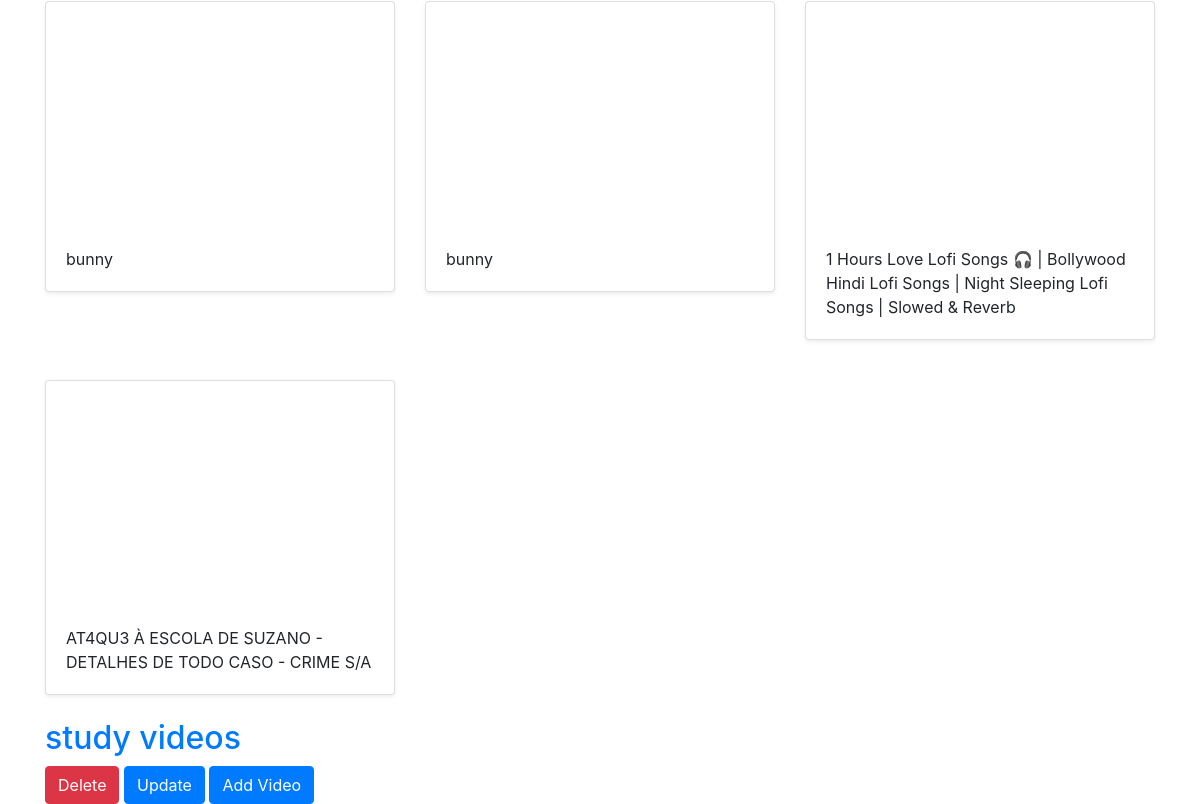
/dashboard (signed in, lower part), run on an earlier commit of the app's database.
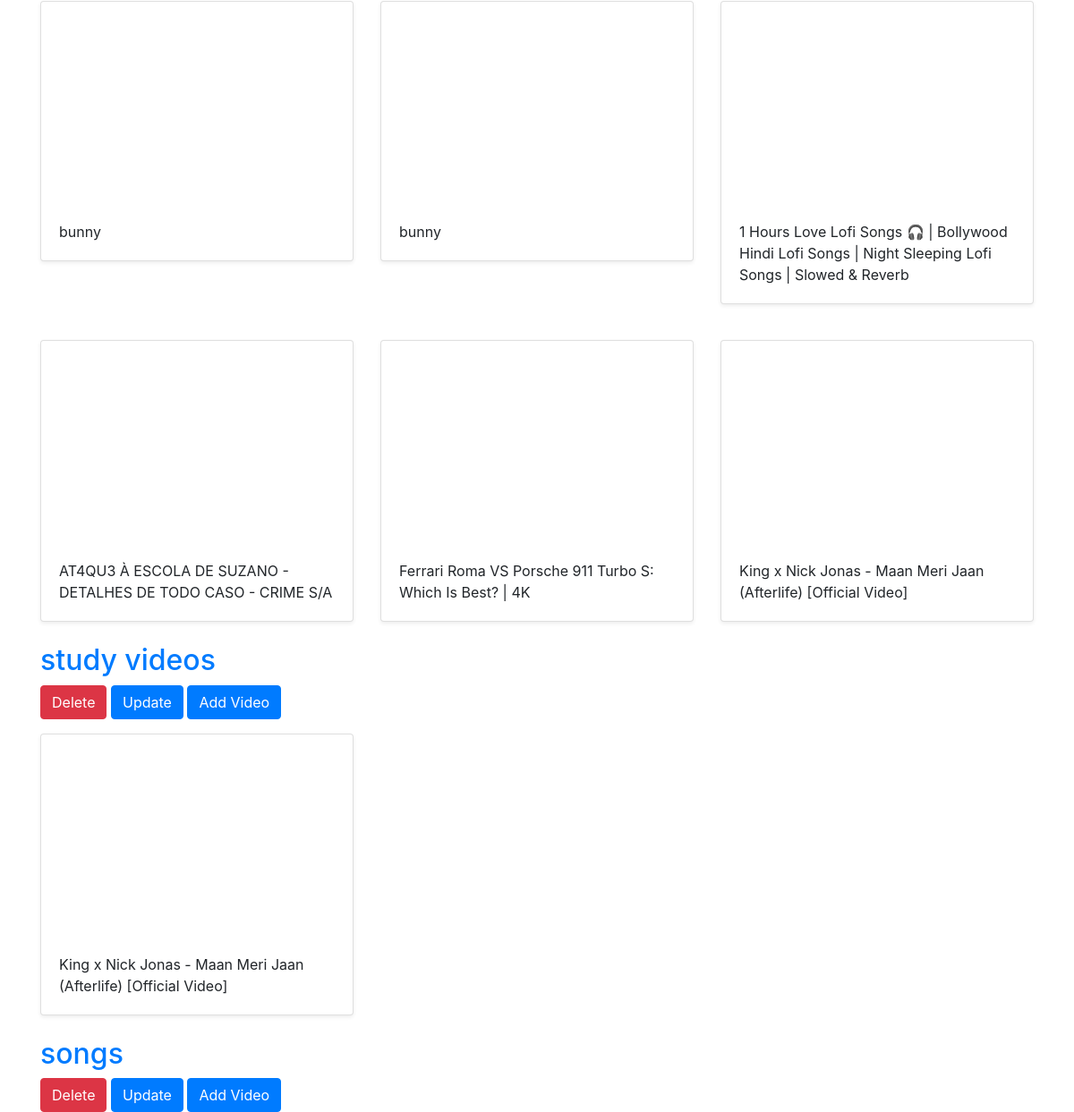
And on a later commit of the database.
### halls/models.py (models this page shows)
class Video(models.Model):
    title = models.CharField(max_length=255)
    url = models.URLField()
    youtube_id = models.CharField(max_length=255)
    hall = models.ForeignKey(Hall, on_delete=models.CASCADE)

class Hall(models.Model):
    title = models.CharField(max_length=255)
    user = models.ForeignKey(User,on_delete=models.CASCADE)

### halls/views.py (the view)
# urls.py: path('dashboard',views.dashboard, name='dashboard'),
def dashboard(request):
    halls = Hall.objects.filter(user=request.user)
    return render(request, 'halls/dashboard.html',{'halls':halls})

### halls/templates/halls/dashboard.html (shortened to what this page needs)
{% extends 'halls/base.html' %}
{% block content %}
<div class="container">
    {% for hall in halls %}
    <h2><a href="{% url 'detail_hall' hall.id %}">{{ hall.title }}</a></h2>
    <a href="{% url 'delete_hall' hall.id %}" class="btn btn-danger">Delete</a>
    <a href="{% url 'update_hall' hall.id %}" class="btn btn-primary">Update </a>
    <a href="{% url 'add_video' hall.id %}" class="btn btn-primary">Add Video</a>
    <div class="row">
        {% for video in hall.video_set.all %}
        <div class="col-md-4 mt-3">
            <div class="card mb-4 shadow-sm">
                <iframe width="100%" height="225" src="https://www.youtube.com/embed/{{ video.youtube_id }}"
                    frameborder="0"
                    allow="accelerometer; autoplay; clipboard-write; encrypted-media; gyroscope; picture-in-picture; web-share"
                    allowfullscreen></iframe>
                <div class="card-body">
                    <p class="card-text">{{ video.title }}</p>
                </div>
            </div>
        </div>
        {% endfor %}
    </div>
    {% endfor %}
</div>
{% endblock %}

What changed in the data, as far as the page shows it:
added Video: title "Ferrari Roma VS Porsche 911 Turbo S: Which Is Best? | 4K", shown under Hall (number 1 of 3 on the later page)
added Video: title "King x Nick Jonas - Maan Meri Jaan (Afterlife) [Official Video]", shown under Hall (number 1 of 3 on the later page)
added Video: title "King x Nick Jonas - Maan Meri Jaan (Afterlife) [Official Video]", shown under Hall "study videos"
added Hall: title "songs"
